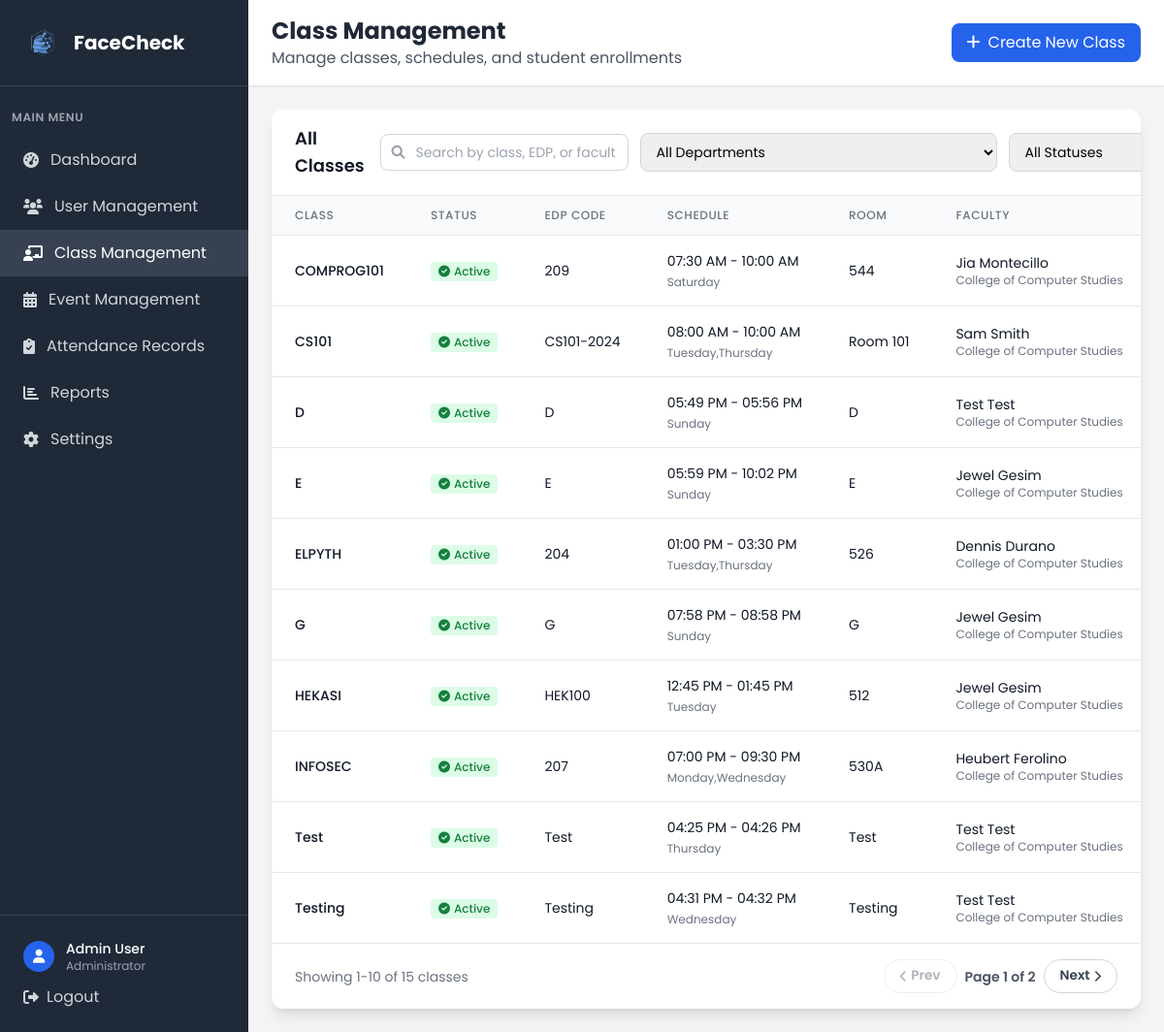
The app's page /admin/classes (signed in) with its own data.
### tables this page shows
CREATE TABLE class (
            class_id INTEGER PRIMARY KEY AUTOINCREMENT,
            class_name VARCHAR(20) NOT NULL,
            edpcode VARCHAR(20) NOT NULL UNIQUE,
            start_time TIME,
            end_time TIME,
            room VARCHAR(10),
            faculty_id INTEGER NOT NULL, is_active BOOLEAN DEFAULT 1,
            FOREIGN KEY (faculty_id) REFERENCES faculty(faculty_id)
        );

### app.py (the view, shortened to what this page needs)
@app.route('/admin/classes')
def admin_classes():
    if 'user_id' not in session or session['role'] != 'admin':
        return redirect(url_for('login'))
    conn = get_db_connection()
    search = request.args.get('search', '').strip()
    dept_filter = request.args.get('dept', '').strip()
    status_filter = request.args.get('status', '').strip()  # 'active', 'inactive', or ''
    base_query = '''
        SELECT c.*, u.firstname, u.lastname, d.dept_name,
               GROUP_CONCAT(DISTINCT day.day_name) as days
        FROM class c
        JOIN faculty f ON c.faculty_id = f.faculty_id
        JOIN user u ON f.user_id = u.user_id
        LEFT JOIN department d ON u.dept_id = d.dept_id
        LEFT JOIN class_days cd ON c.class_id = cd.class_id
        LEFT JOIN days day ON cd.day_id = day.day_id
    '''
    where_clauses = []
    params = []
    if dept_filter:
        where_clauses.append('d.dept_id = ?')
        params.append(dept_filter)
    if status_filter == 'active':
        where_clauses.append('c.is_active = 1')
    elif status_filter == 'inactive':
        where_clauses.append('c.is_active = 0')
    if where_clauses:
        base_query += ' WHERE ' + ' AND '.join(where_clauses)
    base_query += '''
        GROUP BY c.class_id, c.class_name, c.edpcode, c.start_time, c.end_time, c.room,
                 c.faculty_id, u.firstname, u.lastname, d.dept_name, c.is_active
        ORDER BY c.is_active DESC, c.class_name
    '''
    classes_raw = conn.execute(base_query, tuple(params)).fetchall()
    classes = []
    for class_item in classes_raw:
        time_str = ''
        if class_item['start_time'] and class_item['end_time']:
            try:
                start_time = str(class_item['start_time'])
                end_time = str(class_item['end_time'])
                time_formats = ['%H:%M:%S', '%H:%M']
                start_dt = None
                end_dt = None
                for fmt in time_formats:
                    try:
                        start_dt = datetime.strptime(start_time, fmt)
                        end_dt = datetime.strptime(end_time, fmt)
                        break
                    except ValueError:
                        continue
                if start_dt and end_dt:
                    time_str = f"{start_dt.strftime('%I:%M %p')} - {end_dt.strftime('%I:%M %p')}"
                else:
                    time_str = f"{start_time} - {end_time}"
            except Exception as e:
                time_str = f"{class_item['start_time']} - {class_item['end_time']}"
        formatted_class = dict(class_item)
        formatted_class['formatted_time'] = time_str
        classes.append(formatted_class)
    faculty = conn.execute('''
        SELECT f.faculty_id, u.firstname, u.lastname, d.dept_name
        FROM faculty f
        JOIN user u ON f.user_id = u.user_id
        LEFT JOIN department d ON u.dept_id = d.dept_id
        WHERE u.is_active = 1
        ORDER BY u.firstname, u.lastname
    ''').fetchall()
    departments = conn.execute('SELECT dept_id, dept_name FROM department ORDER BY dept_name').fetchall()
    conn.close()
    return render_template('admin_classes.html',
                           classes=classes,
                           faculty=faculty,
                           departments=departments,
                           search=search,
                           selected_dept=dept_filter,
                           selected_status=status_filter)

### templates/admin_classes.html (shortened to what this page needs)
<!DOCTYPE html>
<html lang="en">
<head>
    <script src="https://cdn.tailwindcss.com"></script>
    <link href="https://cdnjs.cloudflare.com/ajax/libs/font-awesome/6.0.0/css/all.min.css" rel="stylesheet">
    <link rel="stylesheet" href="{{ url_for('static', filename='css/global.css') }}">
</head>
<body class="bg-gray-100">
    <div class="flex h-screen">
        <div class="w-64 bg-gray-800 text-white">
            <div class="p-6 border-b border-gray-700">
                <div class="flex items-center">
                    <img src="{{ url_for('static', filename='img/FaceCheck_Logo.png') }}" alt="FaceCheck logo" class="w-10 h-10 mr-3">
                    <h1 class="text-xl font-bold">FaceCheck</h1>
                </div>
            </div>
            <nav class="mt-6">
                <div class="px-3">
                    <div class="text-xs font-semibold text-gray-400 uppercase tracking-wider mb-3">Main Menu</div>
                </div>
                <a href="{{ url_for('dashboard') }}" class="flex items-center px-6 py-3 text-gray-300 hover:bg-gray-700 hover:text-white transition duration-200">
                    <i class="fas fa-tachometer-alt mr-3"></i>
                    Dashboard
                </a>
                <a href="{{ url_for('admin_users') }}" class="flex items-center px-6 py-3 text-gray-300 hover:bg-gray-700 hover:text-white transition duration-200">
                    <i class="fas fa-users mr-3"></i>
                    User Management
                </a>
                <a href="{{ url_for('admin_classes') }}" class="flex items-center px-6 py-3 bg-gray-700 text-white">
                    <i class="fas fa-chalkboard-teacher mr-3"></i>
                    Class Management
                </a>
                <a href="{{ url_for('admin_events') }}" class="flex items-center px-6 py-3 text-gray-300 hover:bg-gray-700 hover:text-white transition duration-200">
                    <i class="fas fa-calendar-alt mr-3"></i>
                    Event Management
                </a>
                <a href="{{ url_for('admin_attendance') }}" class="flex items-center px-6 py-3 text-gray-300 hover:bg-gray-700 hover:text-white transition duration-200">
                    <i class="fas fa-clipboard-check mr-3"></i>
                    Attendance Records
                </a>
                <a href="/reports" class="flex items-center px-6 py-3 text-gray-300 hover:bg-gray-700 hover:text-white transition duration-200">
                    <i class="fas fa-chart-bar mr-3"></i>
                    Reports
                </a>
                <a href="/settings" class="flex items-center px-6 py-3 text-gray-300 hover:bg-gray-700 hover:text-white transition duration-200">
                    <i class="fas fa-cog mr-3"></i>
                    Settings
                </a>
            </nav>
            <div class="absolute bottom-0 w-64 p-6 border-t border-gray-700">
                <div class="flex items-center">
                    <div class="w-8 h-8 bg-blue-600 rounded-full flex items-center justify-center mr-3">
                        <i class="fas fa-user text-white text-sm"></i>
                    </div>
                    <div>
                        <div class="text-sm font-medium">Admin User</div>
                        <div class="text-xs text-gray-400">Administrator</div>
                    </div>
                </div>
                <a href="{{ url_for('logout') }}" class="mt-3 flex items-center text-gray-300 hover:text-white transition duration-200">
                    <i class="fas fa-sign-out-alt mr-2"></i>
                    Logout
                </a>
            </div>
        </div>
        <div class="flex-1 flex flex-col overflow-hidden">
            <header class="bg-white shadow-sm border-b border-gray-200">
                <div class="px-6 py-4">
                    <div class="flex items-center justify-between">
                        <div>
                            <h2 class="text-2xl font-bold text-gray-800">Class Management</h2>
                            <p class="text-gray-600">Manage classes, schedules, and student enrollments</p>
                        </div>
                        <a href="{{ url_for('create_class') }}" class="bg-blue-600 text-white px-4 py-2 rounded-lg hover:bg-blue-700 transition duration-200">
                            <i class="fas fa-plus mr-2"></i>Create New Class
                        </a>
                    </div>
                </div>
            </header>
            <main class="flex-1 overflow-y-auto p-6">
                <div class="bg-white rounded-xl shadow-lg overflow-hidden">
                    <div class="px-6 py-4 border-b border-gray-200">
                        <div class="flex flex-col md:flex-row md:items-center md:justify-between gap-4">
                            <h3 class="text-lg font-semibold text-gray-900">All Classes</h3>
                            <form method="GET" action="{{ url_for('admin_classes') }}" class="flex flex-col md:flex-row gap-3 md:items-center">
                                <div class="relative">
                                    <span class="absolute inset-y-0 left-0 pl-3 flex items-center pointer-events-none">
                                    </span>
                                    <input
                                        type="text"
                                        name="search"
                                        value="{{ search or '' }}"
                                        placeholder="Search by class, EDP, or faculty"
                                        class="pl-9 pr-3 py-2 border border-gray-300 rounded-lg text-sm focus:ring-2 focus:ring-blue-500 focus:border-blue-500 w-64"
                                    >
                                </div>
                                <div class="flex flex-col md:flex-row gap-3">
                                    <select
                                        name="dept"
                                        class="py-2 px-3 border border-gray-300 rounded-lg text-sm focus:ring-2 focus:ring-blue-500 focus:border-blue-500 min-w-[200px]"
                                    >
                                        <option value="">All Departments</option>
                                    </select>
                                    <select
                                        name="status"
                                        class="py-2 px-3 border border-gray-300 rounded-lg text-sm focus:ring-2 focus:ring-blue-500 focus:border-blue-500 min-w-[160px]"
                                    >
                                        <option value="" {% if not selected_status %}selected{% endif %}>All Statuses</option>
                                    </select>
                                </div>
                            </form>
                        </div>
                    </div>
                    {% if classes %}
                    <div class="overflow-x-auto">
                        <table class="min-w-full divide-y divide-gray-200">
                            <thead class="bg-gray-50">
                                <tr>
                                    <th class="px-6 py-3 text-left text-xs font-medium text-gray-500 uppercase tracking-wider">Class</th>
                                    <th class="px-6 py-3 text-left text-xs font-medium text-gray-500 uppercase tracking-wider">Status</th>
                                    <th class="px-6 py-3 text-left text-xs font-medium text-gray-500 uppercase tracking-wider">EDP Code</th>
                                    <th class="px-6 py-3 text-left text-xs font-medium text-gray-500 uppercase tracking-wider">Schedule</th>
                                    <th class="px-6 py-3 text-left text-xs font-medium text-gray-500 uppercase tracking-wider">Room</th>
                                    <th class="px-6 py-3 text-left text-xs font-medium text-gray-500 uppercase tracking-wider">Faculty</th>
                                </tr>
                            </thead>
                            <tbody class="bg-white divide-y divide-gray-200" id="classesTableBody">
                                {% for class in classes %}
                                <tr class="class-row hover:bg-gray-50 {% if not class.is_active %}opacity-60 bg-gray-50{% endif %}">
                                    <td class="px-6 py-4 whitespace-nowrap">
                                        <div class="text-sm font-medium {% if class.is_active %}text-gray-900{% else %}text-gray-500{% endif %}">{{ class.class_name }}</div>
                                    </td>
                                    <td class="px-6 py-4 whitespace-nowrap">
                                        {% if not class.is_active %}
                                        <span class="inline-flex items-center px-2 py-0.5 rounded text-xs font-medium bg-gray-200 text-gray-700">
                                            <i class="fas fa-ban mr-1 text-xs"></i>Deactivated
                                        </span>
                                        {% else %}
                                        <span class="inline-flex items-center px-2 py-0.5 rounded text-xs font-medium bg-green-100 text-green-700">
                                            <i class="fas fa-check-circle mr-1 text-xs"></i>Active
                                        </span>
                                        {% endif %}
                                    </td>
                                    <td class="px-6 py-4 whitespace-nowrap">
                                        <div class="text-sm {% if class.is_active %}text-gray-900{% else %}text-gray-500{% endif %}">{{ class.edpcode }}</div>
                                    </td>
                                    <td class="px-6 py-4 whitespace-nowrap">
                                        <div class="text-sm {% if class.is_active %}text-gray-900{% else %}text-gray-500{% endif %}">
                                            {{ class.formatted_time or 'TBA' }}
                                        </div>
                                        {% if class.days %}
                                        <div class="text-xs text-gray-500 mt-1">
                                            {{ class.days }}
                                        </div>
                                        {% endif %}
                                    </td>
                                    <td class="px-6 py-4 whitespace-nowrap">
                                        <div class="text-sm {% if class.is_active %}text-gray-900{% else %}text-gray-500{% endif %}">{{ class.room or 'TBA' }}</div>
                                    </td>
                                    <td class="px-6 py-4 whitespace-nowrap">
                                        <div class="text-sm {% if class.is_active %}text-gray-900{% else %}text-gray-500{% endif %}">{{ class.firstname }} {{ class.lastname }}</div>
                                        <div class="text-xs text-gray-500">{{ class.dept_name or 'No Department' }}</div>
                                    </td>
                                </tr>
                                {% endfor %}
                            </tbody>
                        </table>
                    </div>
                    <div class="px-6 py-4 border-t border-gray-200 flex flex-col md:flex-row items-center justify-between gap-4">
                        <p id="classPaginationInfo" class="text-sm text-gray-500"></p>
                        <div class="flex items-center gap-2">
                            <button type="button" id="classPrevPage" class="pagination-btn">
                                <i class="fas fa-chevron-left mr-1 text-xs"></i>Prev
                            </button>
                            <span id="classPaginationPage" class="text-sm font-semibold text-gray-600"></span>
                            <button type="button" id="classNextPage" class="pagination-btn">
                                Next<i class="fas fa-chevron-right ml-1 text-xs"></i>
                            </button>
                        </div>
                    </div>
                    {% endif %}
                </div>
            </main>
        </div>
    </div>
</body>
</html>

### records on screen
class: class_name "COMPROG101", is_active True (drawn), edpcode "209", formatted_time "07:30 AM - 10:00 AM", days "Saturday", room "544", firstname "Jia", lastname "Montecillo", dept_name "College of Computer Studies"
class: class_name "CS101", is_active True (drawn), edpcode "CS101-2024", formatted_time "08:00 AM - 10:00 AM", days "Tuesday,Thursday", room "Room 101", firstname "Sam", lastname "Smith", dept_name "College of Computer Studies"
class: class_name "D", is_active True (drawn), edpcode "D", formatted_time "05:49 PM - 05:56 PM", days "Sunday", room "D", firstname "Test", lastname "Test", dept_name "College of Computer Studies"
class: class_name "E", is_active True (drawn), edpcode "E", formatted_time "05:59 PM - 10:02 PM", days "Sunday", room "E", firstname "Jewel", lastname "Gesim", dept_name "College of Computer Studies"
class: class_name "ELPYTH", is_active True (drawn), edpcode "204", formatted_time "01:00 PM - 03:30 PM", days "Tuesday,Thursday", room "526", firstname "Dennis", lastname "Durano", dept_name "College of Computer Studies"
class: class_name "G", is_active True (drawn), edpcode "G", formatted_time "07:58 PM - 08:58 PM", days "Sunday", room "G", firstname "Jewel", lastname "Gesim", dept_name "College of Computer Studies"
class: class_name "HEKASI", is_active True (drawn), edpcode "HEK100", formatted_time "12:45 PM - 01:45 PM", days "Tuesday", room "512", firstname "Jewel", lastname "Gesim", dept_name "College of Computer Studies"
class: class_name "INFOSEC", is_active True (drawn), edpcode "207", formatted_time "07:00 PM - 09:30 PM", days "Monday,Wednesday", room "530A", firstname "Heubert", lastname "Ferolino", dept_name "College of Computer Studies"
class: class_name "Test", is_active True (drawn), edpcode "Test", formatted_time "04:25 PM - 04:26 PM", days "Thursday", room "Test", firstname "Test", lastname "Test", dept_name "College of Computer Studies"
class: class_name "Testing", is_active True (drawn), edpcode "Testing", formatted_time "04:31 PM - 04:32 PM", days "Wednesday", room "Testing", firstname "Test", lastname "Test", dept_name "College of Computer Studies"
